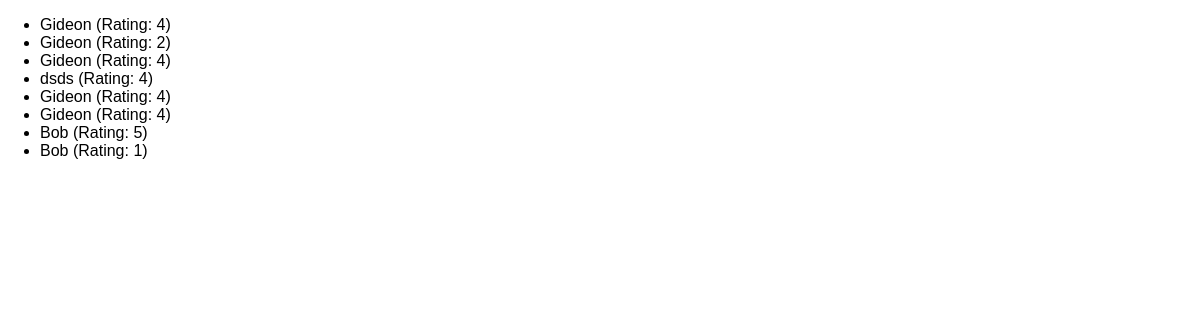
The app's page /reviews with its own data.
### reviews/models.py (models this page shows)
class Review(models.Model):
    user_name = models.CharField(max_length=100)
    review_text = models.TextField()
    rating = models.IntegerField()

### reviews/views.py (the view)
# urls.py: path("reviews", views.ReviewsListView.as_view()),
class ReviewsListView(ListView):
    template_name = "reviews/review_list.html"
    model = Review
    context_object_name = "reviews"

### reviews/templates/reviews/review_list.html (shortened to what this page needs)
{% extends 'reviews/base.html' %}
{% block content %}
<ul>
    {% for review in reviews %}
        <li>{{ review.user_name }} (Rating: {{ review.rating}})</li>
    {% endfor %}
</ul>
{% endblock content %}

### reviews/static/reviews/styles.css (style rules this page uses)
body { font-family: sans-serif; margin: 0; }

### records on screen
Review: user_name "Gideon", rating "4"
Review: user_name "Gideon", rating "2"
Review: user_name "Gideon", rating "4"
Review: user_name "dsds", rating "4"
Review: user_name "Gideon", rating "4"
Review: user_name "Gideon", rating "4"
Review: user_name "Bob", rating "5"
Review: user_name "Bob", rating "1"
